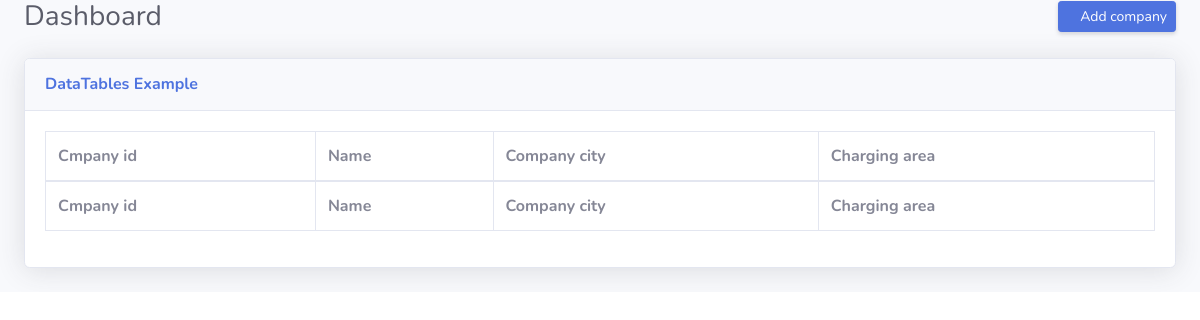
/companies/, run on an earlier commit of the app's database.
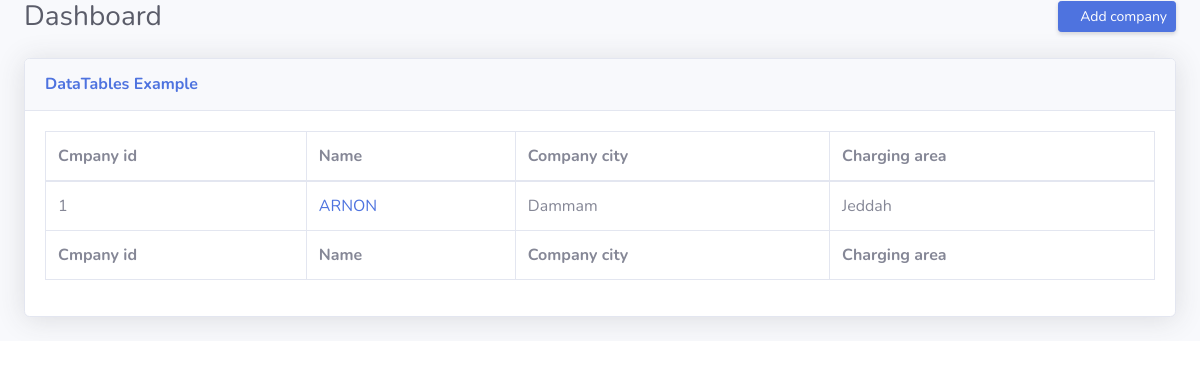
And on a later commit of the database.
### companies/models.py (models this page shows, shortened)
class CompanyModel(models.Model):
    company_name = models.CharField(max_length=225,  help_text='اسم الشركة')
    company_id = models.BigAutoField(primary_key=True)
    company_city = models.CharField(max_length=225,  default='Dammam',help_text='مقر الشركة')
    charging_area = models.CharField( max_length=225, default='Jeddah', help_text='منطقة الشحن ')

### companies/views.py (the view)
# urls.py: path('companies/',company_list, name='company_list' ),
def company_list(request):
    companies = CompanyModel.objects.all()
    return render (request, 'companies/company_list.html',{'companies':companies})

### Shuhnaty/templates/companies/company_list.html
{% extends 'base.html' %}
{% block item %}
<div class="d-sm-flex align-items-center justify-content-between mb-4">
    <h1 class="h3 mb-0 text-gray-800">Dashboard</h1>
    <a href="{% url 'add_company'%}" class="d-none d-sm-inline-block btn btn-sm btn-primary shadow-sm"><i
            class="fas fa-download fa-sm text-white-50"></i> Add company </a>
</div>
{% endblock %}
{% block content %}
<div class="card shadow mb-4">
    <div class="card-header py-3">
        <h6 class="m-0 font-weight-bold text-primary">DataTables Example</h6>
    </div>
    <div class="card-body">
        <div class="table-responsive">
            <table class="table table-bordered" id="dataTable" width="100%" cellspacing="0">
                <thead>
                    <tr>
                        <th>Cmpany id </th>
                        <th>Name</th>
                        <th>Company city</th>
                        <th>Charging area</th>
                    </tr>
                </thead>
                <tfoot>
                    <tr>
                        <th>Cmpany id </th>
                        <th>Name</th>
                        <th>Company city</th>
                        <th>Charging area</th>
                    </tr>
                </tfoot>
                <tbody>
                    {% for company in companies %}
                    <tr>
                        <td>{{ company.company_id }} </td>
                        <td>
                            <a href="{% url 'company_details' company.pk%}">{{ company.company_name }}</a></td>
                        <td>{{ company.company_city }} </td>
                        <td>{{ company.charging_area}} </td>
                    </tr>
                    {% endfor %}
                </tbody>
            </table>
        </div>
    </div>
</div>
{% endblock %}

What changed in the data, as far as the page shows it:
added CompanyModel: company_id "1", company_name "ARNON", company_city "Dammam", charging_area "Jeddah"
